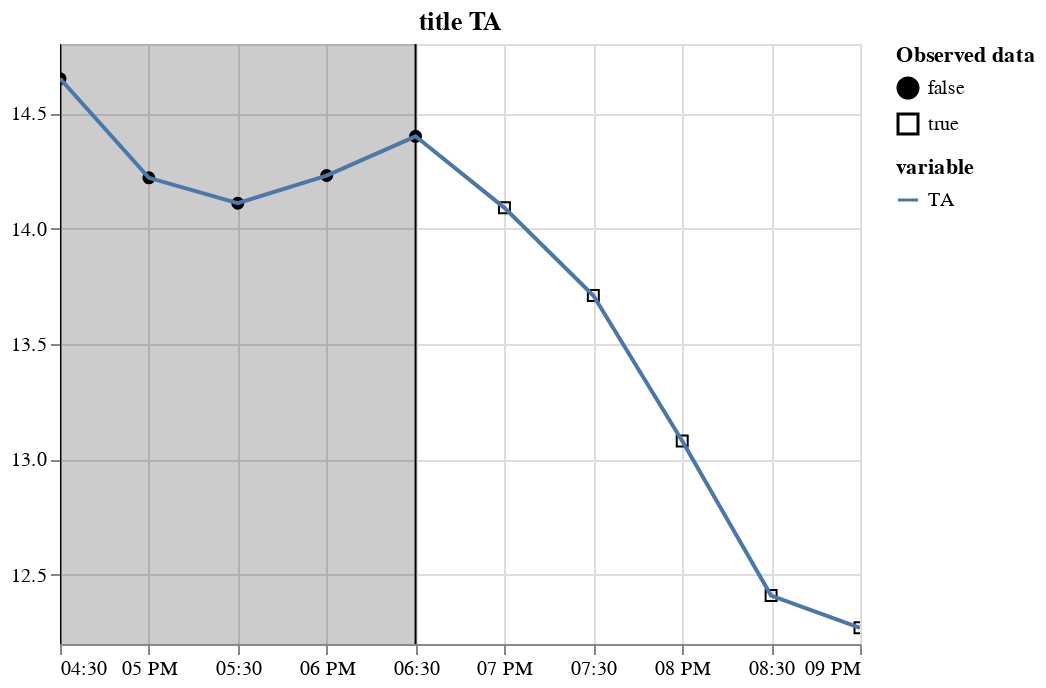

Write notebook code for a chart like this one.
### Code cell
plot_variable(m_df.tidy(), "TA", title="title TA")

### Figure 1 — Vega-Lite specification as saved in the notebook (floating-point values rounded to 4 significant figures)
{"config": {"view": {"continuousWidth": 400, "continuousHeight": 300}}, "layer": [{"data": {"name": "data-56120284c98ea45ee642dd5b510147c7"}, "mark": {"type": "point", "color": "black", "fillOpacity": 1, "strokeWidth": 1}, "encoding": {"fill": {"field": "is_present", "legend": {"title": ["Observed data"]}, "scale": {"range": ["black", "#ffffff00"]}, "type": "nominal"}, "shape": {"field": "is_present", "type": "nominal"}, "x": {"axis": {"domain": true, "labels": true, "ticks": true, "title": "time"}, "field": "time", "type": "temporal"}, "y": {"field": "value", "scale": {"zero": false}, "title": "", "type": "quantitative"}}}, {"layer": [{"mark": "rule", "encoding": {"x": {"axis": {"domain": false, "labels": false, "ticks": false, "title": null}, "field": "gap_start", "type": "temporal"}}}, {"mark": "rule", "encoding": {"x": {"axis": {"domain": false, "labels": false, "ticks": false, "title": null}, "field": "gap_end", "type": "temporal"}}}, {"mark": {"type": "rect", "color": "black", "opacity": 0.2}, "encoding": {"x": {"axis": {"domain": false, "labels": false, "ticks": false, "title": null}, "field": "gap_start", "type": "temporal"}, "x2": {"field": "gap_end"}}}], "data": {"name": "data-d654f0f81cd4dcf4d97e4684d286ed3f"}}, {"data": {"name": "data-56120284c98ea45ee642dd5b510147c7"}, "mark": "line", "encoding": {"color": {"field": "variable", "type": "nominal"}, "x": {"field": "time", "type": "temporal"}, "y": {"field": "value", "scale": {"zero": false}, "title": "", "type": "quantitative"}}, "name": "view_14"}], "params": [{"name": "param_35", "select": {"type": "interval"}, "bind": "scales", "views": ["view_14"]}], "title": "title TA", "$schema": "https://vega.github.io/schema/vega-lite/v5.2.0.json", "datasets": {"data-56120284c98ea45ee642dd5b510147c7": [{"time": "2000-06-15T16:30:00", "variable": "TA", "value": 14.65, "is_present": false}, {"time": "2000-06-15T17:00:00", "variable": "TA", "value": 14.22, "is_present": false}, {"time": "2000-06-15T17:30:00", "variable": "TA", "value": 14.11, "is_present": false}, {"time": "2000-06-15T18:00:00", "variable": "TA", "value": 14.23, "is_present": false}, {"time": "2000-06-15T18:30:00", "variable": "TA", "value": 14.4, "is_present": false}, {"time": "2000-06-15T19:00:00", "variable": "TA", "value": 14.09, "is_present": true}, {"time": "2000-06-15T19:30:00", "variable": "TA", "value": 13.71, "is_present": true}, {"time": "2000-06-15T20:00:00", "variable": "TA", "value": 13.08, "is_present": true}, {"time": "2000-06-15T20:30:00", "variable": "TA", "value": 12.41, "is_present": true}, {"time": "2000-06-15T21:00:00", "variable": "TA", "value": 12.27, "is_present": true}], "data-d654f0f81cd4dcf4d97e4684d286ed3f": [{"gap_start": "2000-06-15T16:30:00", "gap_end": "2000-06-15T18:30:00"}]}}
